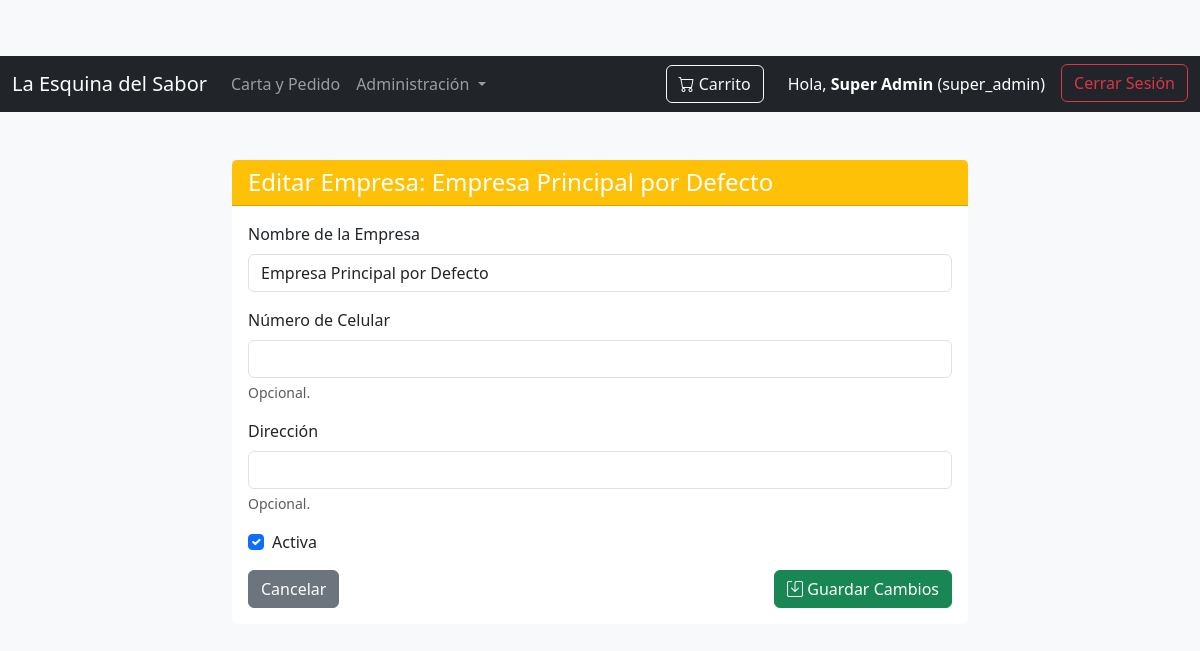
The app's page /gestion/empresas/editar/2 (signed in) with its own data.
### tables this page shows
CREATE TABLE roles (
            id_rol INTEGER PRIMARY KEY AUTOINCREMENT,
            nombre_rol TEXT NOT NULL UNIQUE
        );

CREATE TABLE empresas (
            id_empresa INTEGER PRIMARY KEY AUTOINCREMENT,
            nombre TEXT NOT NULL UNIQUE,
            telefono TEXT,  
            direccion TEXT, 
            activo INTEGER DEFAULT 1
        );

### app.py (the view, shortened to what this page needs)
@app.route('/gestion/empresas/editar/<int:id_empresa>', methods=['GET', 'POST'])
@login_required
def edita_empresa(id_empresa):
    if not current_user.has_role('super_admin'):
        flash("No tienes permiso para realizar esta acción.", "danger")
        return redirect(url_for('gestion_empresas'))
    conn = conectar_db()
    cursor = conn.cursor()
    cursor.execute("SELECT id_empresa, nombre, telefono, direccion, activo FROM empresas WHERE id_empresa = ?", (id_empresa,))
    empresa = cursor.fetchone()
    conn.close()
    if not empresa:
        flash("Empresa no encontrada.", "danger")
        return redirect(url_for('gestion_empresas'))
    return render_template('editar_empresa.html', empresa=empresa, request_form=empresa)

### app.py (called while the page is built)
def conectar_db():
    conn = sqlite3.connect(DB_NAME)
    conn.row_factory = sqlite3.Row # Permite acceder a las columnas por nombre
    return conn

@login_manager.user_loader
def load_user(user_id):
    conn = conectar_db()
    cursor = conn.cursor()
    cursor.execute("""
        SELECT u.id_usuario, u.email, u.password, u.nombre, u.apellido,
               u.id_rol, u.id_empresa, u.activo, u.primer_login_requerido,
               r.nombre_rol
        FROM usuarios u
        JOIN roles r ON u.id_rol = r.id_rol
        WHERE u.id_usuario = ?
    """, (user_id,))
    user_data = cursor.fetchone()
    conn.close()
    if user_data:
        return Usuario(
            user_data['id_usuario'],
            user_data['email'],
            user_data['password'],
            user_data['nombre'],
            user_data['apellido'],
            user_data['id_rol'],
            user_data['id_empresa'],
            user_data['activo'],
            user_data['primer_login_requerido'],
            user_data['nombre_rol']
        )
    return None

    def get_full_name(self):
        return f"{self.nombre} {self.apellido}"

    def has_role(self, role_name):
        return self.nombre_rol == role_name

### templates/editar_empresa.html (shortened to what this page needs)
{% extends "base.html" %}
{% block content %}
<div class="row justify-content-center">
    <div class="col-md-8">
        <div class="card mt-4">
            <div class="card-header bg-warning text-white">
                <h4 class="mb-0">Editar Empresa: {{ empresa.nombre }}</h4>
            </div>
            <div class="card-body">
                <form action="{{ url_for('edita_empresa', id_empresa=empresa.id_empresa) }}" method="POST">
                    <div class="mb-3">
                        <label for="nombre" class="form-label">Nombre de la Empresa</label>
                        <input type="text" class="form-control" id="nombre" name="nombre" value="{{ request_form.nombre if request_form.nombre else empresa.nombre }}" required>
                    </div>
                    <div class="mb-3">
                        <label for="telefono" class="form-label">Número de Celular</label>
                        <input type="text" class="form-control" id="telefono" name="telefono" value="{{ request_form.telefono if request_form.telefono else empresa.telefono if empresa.telefono else '' }}">
                        <div class="form-text">Opcional.</div>
                    </div>
                    <div class="mb-3">
                        <label for="direccion" class="form-label">Dirección</label>
                        <input type="text" class="form-control" id="direccion" name="direccion" value="{{ request_form.direccion if request_form.direccion else empresa.direccion if empresa.direccion else '' }}">
                        <div class="form-text">Opcional.</div>
                    </div>
                    <div class="mb-3 form-check">
                        <input type="checkbox" class="form-check-input" id="activo" name="activo" {% if request_form.activo is defined %} {% if request_form.activo %}checked{% endif %} {% else %} {% if empresa.activo %}checked{% endif %} {% endif %}>
                        <label class="form-check-label" for="activo">Activa</label>
                    </div>
                    <div class="d-flex justify-content-between">
                        <a href="{{ url_for('gestion_empresas') }}" class="btn btn-secondary">Cancelar</a>
                        <button type="submit" class="btn btn-success">
                            <i class="bi bi-save"></i> Guardar Cambios
                        </button>
                    </div>
                </form>
            </div>
        </div>
    </div>
</div>
{% endblock %}

### templates/base.html (shortened to what this page needs)
<!doctype html>
<html lang="es">
<head>
    <link href="https://cdn.jsdelivr.net/npm/bootstrap@5.3.3/dist/css/bootstrap.min.css" rel="stylesheet">
    <link rel="stylesheet" href="https://cdn.jsdelivr.net/npm/bootstrap-icons@1.11.3/font/bootstrap-icons.min.css">
    <link rel="stylesheet" href="{{ url_for('static', filename='css/style.css') }}">
</head>
<body>
    <nav class="navbar navbar-expand-lg navbar-dark bg-dark">
        <div class="container-fluid">
            <a class="navbar-brand" href="{{ url_for('index') }}">La Esquina del Sabor</a>
            <div class="collapse navbar-collapse" id="navbarNav">
                <ul class="navbar-nav me-auto mb-2 mb-lg-0">
                    <li class="nav-item">
                        <a class="nav-link" href="{{ url_for('hacer_pedido') }}">Carta y Pedido</a>
                    </li>
                    {% if current_user.is_authenticated and (current_user.has_role('super_admin') or current_user.has_role('admin_empresa') or current_user.has_role('empleado')) %}
                        <li class="nav-item dropdown">
                            <a class="nav-link dropdown-toggle" href="#" id="navbarDropdownAdmin" role="button" data-bs-toggle="dropdown" aria-expanded="false">
                                Administración
                            </a>
                        </li>
                    {% endif %}
                </ul>
                <div class="d-flex align-items-center">
                    <a class="btn btn-outline-light position-relative me-3" href="{{ url_for('hacer_pedido') }}">
                        <i class="bi bi-cart"></i> Carrito
                    </a>
                    <ul class="navbar-nav">
                        {% if current_user.is_authenticated %}
                            <li class="nav-item me-2">
                                <span class="nav-link text-white">Hola, <strong>{{ current_user.get_full_name() }}</strong> ({{ current_user.nombre_rol }})</span>
                            </li>
                            <li class="nav-item">
                                <a class="btn btn-outline-danger" href="{{ url_for('logout') }}">Cerrar Sesión</a>
                            </li>
                        {% else %}
                            <li class="nav-item">
                                <a class="btn btn-outline-success" href="{{ url_for('login') }}">Iniciar Sesión</a>
                            </li>
                        {% endif %}
                    </ul>
                </div>
            </div>
        </div>
    </nav>
    <div class="container mt-4">
        {% block content %}{% endblock %}
    </div>
</body>
</html>

### static/css/style.css (style rules this page uses)
body { padding-top: 56px; background-color: #f8f9fa; }
.card { border: none; transition: transform 0.2s ease-in-out, box-shadow 0.2s ease-in-out; }

### records on screen
roles: nombre_rol "super_admin"
empresas: nombre "Empresa Principal por Defecto", activo "☑"

### other values on screen
{{ current_user.get_full_name() }} "Super Admin"
